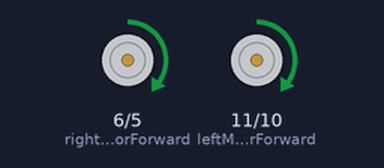
Simulated run of this sketch. Board: Arduino Uno, built with avr-gcc and run on an emulated ATmega328P. On the bench: motor-driver pin pairs drawn as motors (green arrow = first pin HIGH = forward, orange = second pin HIGH = backward, longer = more drive).

Above: at 1.5 s.
At 13.8 s:
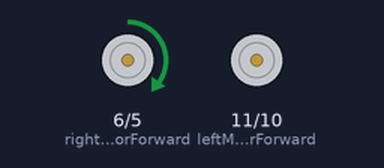
At 18.9 s:
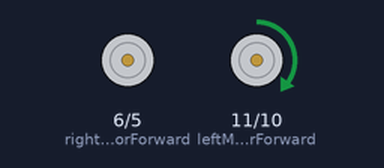
At 34.6 s:
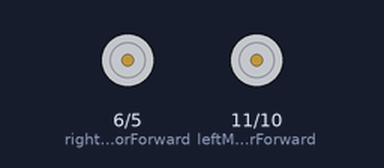
Timing chart, 0 to 46.3 s (numbered marks = the images above):
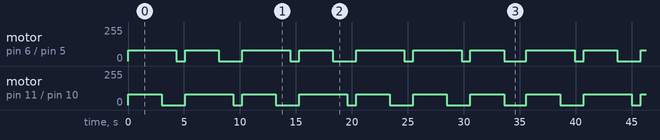

Measured:
- by itself, motor on pin 11 (leftMotorForward) / pin 10 (leftMotorBackward): repeats every 35.6 s: stopped 2.1 s, forward 80/255 4.3 s, stopped 0.80 s, forward 80/255 3.0 s, stopped 2.1 s, forward 80/255 4.3 s, stopped 0.80 s, 2 × (forward 80/255 3.0 s, stopped 2.1 s), forward 80/255 3.0 s, stopped 2.0 s, forward 80/255 3.0 s
- by itself, motor on pin 6 (rightMotorForward) / pin 5 (rightMotorBackward): repeats every 35.6 s: stopped 0.80 s, forward 80/255 3.0 s, stopped 2.1 s, forward 80/255 4.3 s, stopped 0.80 s, forward 80/255 3.0 s, stopped 2.1 s, 2 × (forward 80/255 4.3 s, stopped 0.80 s), forward 80/255 3.0 s, stopped 2.0 s, forward 80/255 4.3 s

The sketch:

sketch_nov11a.ino
```cpp
const int leftMotorForward = 11;
const int leftMotorBackward = 10;
const int rightMotorForward = 6;//11
const int rightMotorBackward =5;//10


const int forwardSpeed = 80;
const int turnSpeed = 80;

void setup() {

  pinMode(leftMotorForward, OUTPUT);
  pinMode(leftMotorBackward, OUTPUT);
  pinMode(rightMotorForward, OUTPUT);
  pinMode(rightMotorBackward, OUTPUT);
}

void moveForward(int duration) {
  analogWrite(leftMotorForward, forwardSpeed);
  analogWrite(rightMotorForward, forwardSpeed);
  analogWrite(leftMotorBackward, 0);
  analogWrite(rightMotorBackward, 0);
  delay(duration);
  stopBot();
}

void turnLeft() {
  analogWrite(leftMotorForward, 0);
  analogWrite(rightMotorForward, turnSpeed);
  analogWrite(leftMotorBackward, 0);
  analogWrite(rightMotorBackward, 0);
  delay(1300);
  stopBot();
}

void turnRight() {
  analogWrite(leftMotorForward, turnSpeed);
  analogWrite(rightMotorForward, 0);
  analogWrite(leftMotorBackward, 0);
  analogWrite(rightMotorBackward, 0);
  delay(1300);
  stopBot();
}

void stopBot() {
  analogWrite(leftMotorForward, 0);
  analogWrite(leftMotorBackward, 0);
  analogWrite(rightMotorForward, 0);
  analogWrite(rightMotorBackward, 0);
}

void loop() {

  char instructions[] = {'S', 'L', 'R', 'L', 'R', 'L', 'L', 'E'};
  int numInstructions = sizeof(instructions) / sizeof(instructions[0]);


  for (int i = 0; i < numInstructions; i++) {
    char instruction = instructions[i];

    if (instruction == 'S') {
      moveForward(3000);
    }
    else if (instruction == 'L') {
      turnLeft();
      delay(800);
      moveForward(3000);
    }
    else if (instruction == 'R') {
      turnRight();
      delay(800);
      moveForward(3000);
    }
    else if (instruction == 'E') {
      stopBot();
      break;
    }

  }


  delay(2000);
}
```
